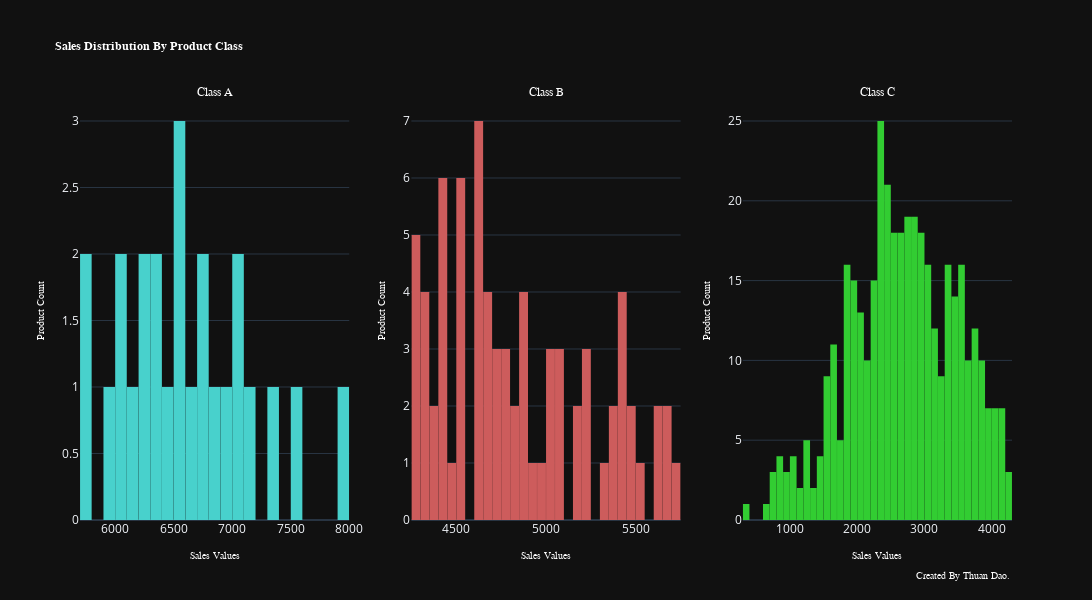

Write notebook code for a chart like this one.
### Code cell
fig = make_subplots(
    rows=1, cols=3,
    start_cell="top-left",
    subplot_titles=("Class A", "Class B", "Class C")
)

product_classes = ["A", "B", "C"]
col = 1

for product_class in product_classes:
    x = data_product_summary[data_product_summary["abc"] == product_class]["sales_values"]
    trace = go.Histogram(
        x=x,
        nbinsx=40,
        marker=dict(color="mediumturquoise" if product_class == "A"
                    else "indianred" if product_class == "B"
                    else "limegreen")
    )
    fig.append_trace(trace, 1, col)
    fig.update_xaxes(
        title_text="Sales Values",
        title_font=dict(size=10, family="Segoe UI", color="white"),
        row=1, col=col
    )
    fig.update_yaxes(
        title_text="Product Count",
        title_font=dict(size=10, family="Segoe UI", color="white"),
        row=1, col=col
    )
    col += 1

# Layout styling and configuration
fig.update_annotations(font=dict(family="Segoe UI", size=12, color="white"))

fig.update_layout(
    title=dict(
        text="<b>Sales Distribution By Product Class<b>",
        font=dict(size=12, family="Segoe UI", color="white")
    ),
    showlegend=False,
    bargap=0.01,
    template="plotly_dark",
    width=1500,
    height=600
)

fig.add_annotation(
    text="Created By Thuan Dao.",
    xref="paper", yref="paper",
    x=1, y=-0.15,
    showarrow=False,
    font=dict(size=10, color="white", family="Segoe UI")
)

fig.show()

### Figure 1 — Plotly figure (JSON) as saved in the notebook; plotly's stock layout.template omitted (floating-point values rounded to 4 significant figures; data arrays with more than 128 entries replaced by an {"elided": "..."} marker saying what was removed)
{"data": [{"marker": {"color": "mediumturquoise"}, "nbinsx": 40, "type": "histogram", "x": [7950.0, 7553.0, 7378.0, 7128.0, 7093.0, 7068.0, 6993.0, 6829.0, 6757.0, 6747.0, 6661.0, 6568.0, 6562.0, 6525.0, 6407.0, 6392.0, 6370.0, 6266.0, 6256.0, 6195.0, 6065.0, 6048.0, 5942.0, 5726.0, 5723.0], "xaxis": "x", "yaxis": "y"}, {"marker": {"color": "indianred"}, "nbinsx": 40, "type": "histogram", "x": [5709.0, 5690.0, 5659.0, 5639.0, 5612.0, 5533.0, 5484.0, 5457.0, 5444.0, 5440.0, 5434.0, 5411.0, 5382.0, 5358.0, 5316.0, 5241.0, 5218.0, 5214.0, 5200.0, 5152.0, 5093.0, 5057.0, 5056.0, 5048.0, 5045.0, 5043.0, 4977.0, 4931.0, 4899.0, 4898.0, 4887.0, 4860.0, 4819.0, 4804.0, 4799.0, 4754.0, 4751.0, 4748.0, 4738.0, 4702.0, 4691.0, 4678.0, 4674.0, 4660.0, 4650.0, 4647.0, 4642.0, 4629.0, 4622.0, 4620.0, 4618.0, 4542.0, 4537.0, 4536.0, 4535.0, 4526.0, 4507.0, 4476.0, 4446.0, 4441.0, 4438.0, 4422.0, 4407.0, 4402.0, 4364.0, 4362.0, 4331.0, 4314.0, 4314.0, 4313.0, 4297.0, 4282.0, 4279.0, 4276.0, 4270.0], "xaxis": "x2", "yaxis": "y2"}, {"marker": {"color": "limegreen"}, "nbinsx": 40, "type": "histogram", "x": {"elided": "400 float values"}, "xaxis": "x3", "yaxis": "y3"}], "layout": {"annotations": [{"font": {"color": "white", "family": "Segoe UI", "size": 12}, "showarrow": false, "text": "Class A", "x": 0.1444, "xanchor": "center", "xref": "paper", "y": 1, "yanchor": "bottom", "yref": "paper"}, {"font": {"color": "white", "family": "Segoe UI", "size": 12}, "showarrow": false, "text": "Class B", "x": 0.5, "xanchor": "center", "xref": "paper", "y": 1, "yanchor": "bottom", "yref": "paper"}, {"font": {"color": "white", "family": "Segoe UI", "size": 12}, "showarrow": false, "text": "Class C", "x": 0.8556, "xanchor": "center", "xref": "paper", "y": 1, "yanchor": "bottom", "yref": "paper"}, {"font": {"color": "white", "family": "Segoe UI", "size": 10}, "showarrow": false, "text": "Created By Thuan Dao.", "x": 1, "xref": "paper", "y": -0.15, "yref": "paper"}], "bargap": 0.01, "height": 600, "showlegend": false, "title": {"font": {"color": "white", "family": "Segoe UI", "size": 12}, "text": "<b>Sales Distribution By Product Class<b>"}, "width": 1500, "xaxis": {"anchor": "y", "domain": [0, 0.2889], "title": {"font": {"color": "white", "family": "Segoe UI", "size": 10}, "text": "Sales Values"}}, "xaxis2": {"anchor": "y2", "domain": [0.3556, 0.6444], "title": {"font": {"color": "white", "family": "Segoe UI", "size": 10}, "text": "Sales Values"}}, "xaxis3": {"anchor": "y3", "domain": [0.7111, 1], "title": {"font": {"color": "white", "family": "Segoe UI", "size": 10}, "text": "Sales Values"}}, "yaxis": {"anchor": "x", "domain": [0, 1], "title": {"font": {"color": "white", "family": "Segoe UI", "size": 10}, "text": "Product Count"}}, "yaxis2": {"anchor": "x2", "domain": [0, 1], "title": {"font": {"color": "white", "family": "Segoe UI", "size": 10}, "text": "Product Count"}}, "yaxis3": {"anchor": "x3", "domain": [0, 1], "title": {"font": {"color": "white", "family": "Segoe UI", "size": 10}, "text": "Product Count"}}}}
